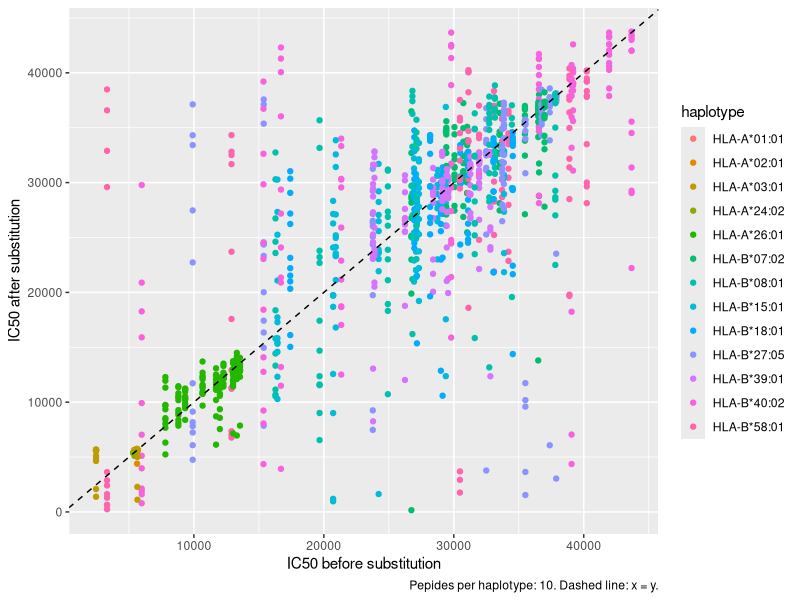

Source code (R): (Note: this script raises an error after producing the figure.)
# Get the distributions of IC50s for random peptides per haplotype
suppressMessages(library(ggplot2))
suppressMessages(library(dplyr))
suppressMessages(library(testthat))

df <- readr::read_csv("delta_ic50s_per_haplotype.csv")

#  geom_segment(aes(x = from_ic50, y = from_ic50, xend = from_ic50, yend = to_ic50)) +

n_peptides <- length(unique(df$from_peptide))

df$haplotype <- as.factor(df$haplotype)
ggplot(df, aes(color = haplotype)) +
  geom_point(aes(x = from_ic50, y = to_ic50)) +
  geom_abline(slope = 1, intercept = 0, lty = "dashed") +
  xlab("IC50 before substitution") +
  ylab("IC50 after substitution") +
  labs(
    caption = glue::glue("Pepides per haplotype: {n_peptides}. Dashed line: x = y.")
  ) + ggsave("delta_ic50s_per_haplotype.png", width = 7, height = 7)
